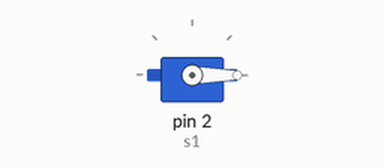
Simulated run of this sketch. Board: Arduino Uno, built with avr-gcc and run on an emulated ATmega328P. Parts: servo.

Above: at 0.05 s.
At 1.5 s:
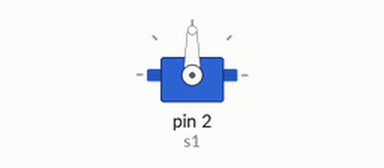
At 3.0 s:
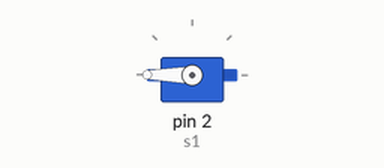
Timing chart, 0 to 6.9 s (numbered marks = the images above):
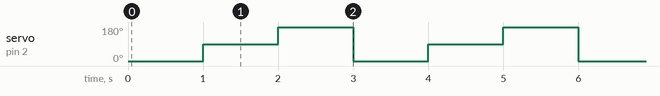

Measured:
- by itself, servo on pin 2 (s1): repeats every 3.0 s: 180° 1.0 s, 0° 1.0 s, 90° 1.0 s

The sketch:

servo_motor.ino
```cpp
#include <Servo.h> // servo library
Servo s1;
void setup(){
  s1.attach(2);  // servo attach D3 pin of arduino
}
void loop(){
  s1.write(0);
  delay(1000);
  s1.write(90);
  delay(1000);
  s1.write(180);
  delay(1000);
}
```
